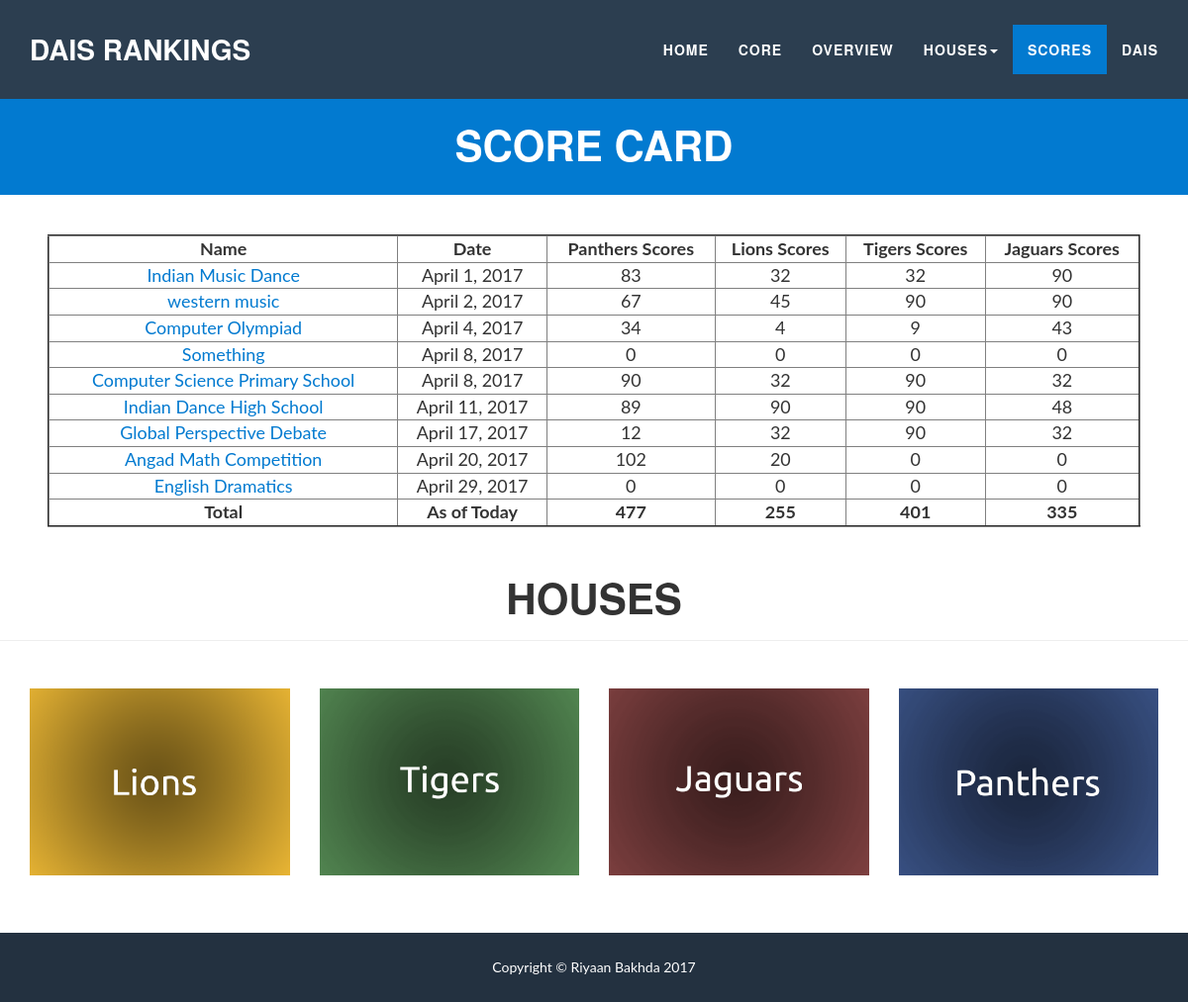
Before: /houses/scoreCard (signed in) with the older database file.
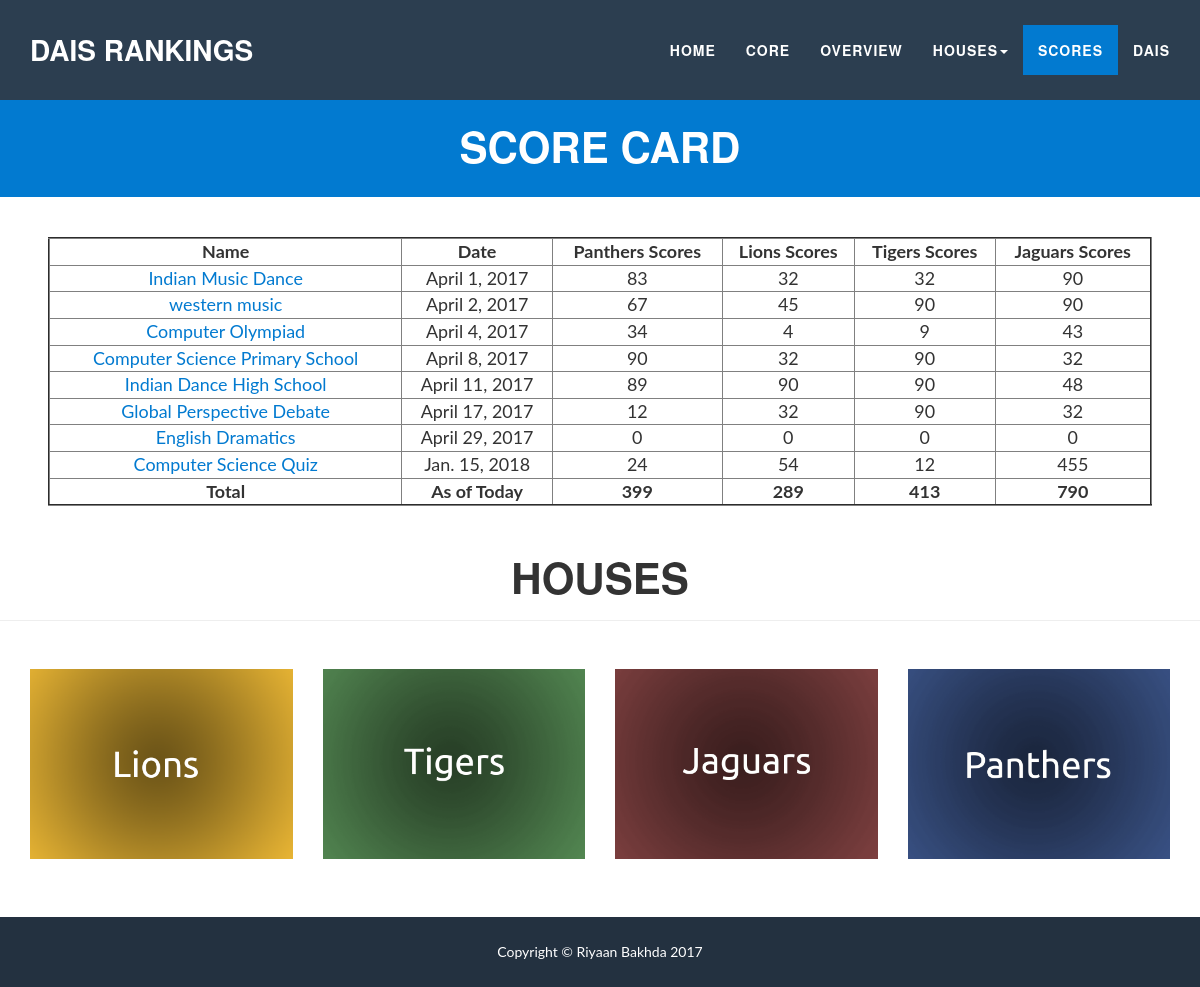
After: the same page with the newer database file.
### school/models.py (models this page shows, shortened)
class Event(models.Model):
    event_name = models.CharField(max_length=128)
    event_date = models.DateField()
    tigers = models.IntegerField()
    panthers = models.IntegerField()
    lions = models.IntegerField()
    jaguars = models.IntegerField()
    @property
    def hasHappened(self):
        return not date.today() < self.event_date
    @property
    def getPantherScore(self):
        return self.panthers
    @property
    def getLionScore(self):
        return self.lions
    @property
    def getTigerScore(self):
        return self.tigers
    @property
    def getJaguarScore(self):
        return self.jaguars

### school/views.py (the view)
def scoreCard(request):
    if request.user.is_authenticated():
        all_event = Event.objects.all()
        sumP = 0
        for event in all_event:
            sumP += event.getPantherScore
        sumL = 0
        for event in all_event:
            sumL += event.getLionScore
        sumT = 0
        for event in all_event:
            sumT += event.getTigerScore
        sumJ = 0
        for event in all_event:
            sumJ += event.getJaguarScore
        context = {
            'all_events': quick_sort(all_event),
            'p':sumP,
            'l':sumL,
            't':sumT,
            'j':sumJ,
        }
        return render(request, 'school/scoreCard.html', context)
    else:
        return HttpResponse("<meta http-equiv=\"refresh\" content=\"0; url=/core\" />")

### school/views.py (called while the page is built)
def quick_sort(l):
    length = len(l)
    if length <=1:
        return l
    else:
        pivot = l[(int(length/2))]
        new = []
        for event in range(len(l)):
            if event == int(length/2):
                pass
            else:
                new.append(l[event])
        l = new
        less, more = [], []
        for x in l:
            if x.event_date<pivot.event_date:
                less.append(x)
            else:
                more.append(x)
        return quick_sort(less) + [pivot] + quick_sort(more)

### school/templates/school/scoreCard.html (shortened to what the changed rows need)
<!DOCTYPE html>
<html lang="en"><head><meta http-equiv="Content-Type" content="text/html; charset=UTF-8">
    <link href="/static/bootstrap.min.css" rel="stylesheet">
    <link href="/static/freelancer.min.css" rel="stylesheet">
    <link href="//maxcdn.bootstrapcdn.com/font-awesome/4.2.0/css/font-awesome.min.css" rel="stylesheet">
    <link href="/static/css" rel="stylesheet" type="text/css">
    <link href="/static/css(1)" rel="stylesheet" type="text/css">
</head>
    <section style="padding-top:0px">
        <div class="Information">
                {% if all_events %}
                    <br>
                        <section class="success" id="About" style="padding-top:28px;">
                            <div class="container">
                                <div class="row">
                                    <div class="col-sm-12 text-center">
                                        <h2>Score Card</h2>
                                    </div>
                                </div>
                            </div>
                        </section>
                    <br>
                    <br>
                        <table border="2" class="center" width="92%" style="text-align:center">
                        <tr>
                            <th style="text-align:center">Name</th>
                            <th style="text-align:center">Date</th>
                            <th style="text-align:center">Panthers Scores</th>
                            <th style="text-align:center">Lions Scores</th>
                            <th style="text-align:center">Tigers Scores</th>
                            <th style="text-align:center">Jaguars Scores</th>
                        </tr>
                        {% for event in all_events %}
                            <tr>
                                <td><a href="/school/events/{{event.pk}}">{{ event.event_name }}</a></td>
                                {%if event.hasHappened%}
                                    <td>{{event.event_date}}</td>
                                    <td><center>{{event.getPantherScore}}</center></td>
                                    <td><center>{{event.getLionScore}}</center></td>
                                    <td><center>{{event.getTigerScore}}</center></td>
                                    <td><center>{{event.getJaguarScore}}</center></td>
                                {% else %}
                                <td>{{event.event_date}}</td>
                                <td colspan="4"><center>Event is in the future</center></td>
                                {% endif %}
                            </tr>
                        {% endfor %}
                            <tr>
                                <td><b>Total</b></td>
                                <td><b>As of Today</b></td>
                                <td><b>{{p}}</b></td>
                                <td><b>{{l}}</b></td>
                                <td><b>{{t}}</b></td>
                                <td><b>{{j}}</b></td>
                            </tr>
                        </table>
                {% else %}
                    <br>
                    <h1>There are no events</h1>
                {% endif %}
        </div>
    </section>
            <div class="row">
                <div class="col-lg-12 text-center">
                    <h1 style="font-size:3em">Houses</h1>
                </div>
            </div>
</body></html>

Changed rows visible on the page:
removed Event: event_name "Something", event_date "April 8, 2017", getPantherScore "0", getLionScore "0", getTigerScore "0", getJaguarScore "0"
removed Event: event_name "Angad Math Competition", event_date "April 20, 2017", getPantherScore "102", getLionScore "20", getTigerScore "0", getJaguarScore "0"
added Event: event_name "Computer Science Quiz", event_date "Jan. 15, 2018", getPantherScore "24", getLionScore "54", getTigerScore "12", getJaguarScore "455"
Other visible differences:
{{ p }}: "477" → "399"
{{ l }}: "255" → "289"
{{ t }}: "401" → "413"
{{ j }}: "335" → "790"
